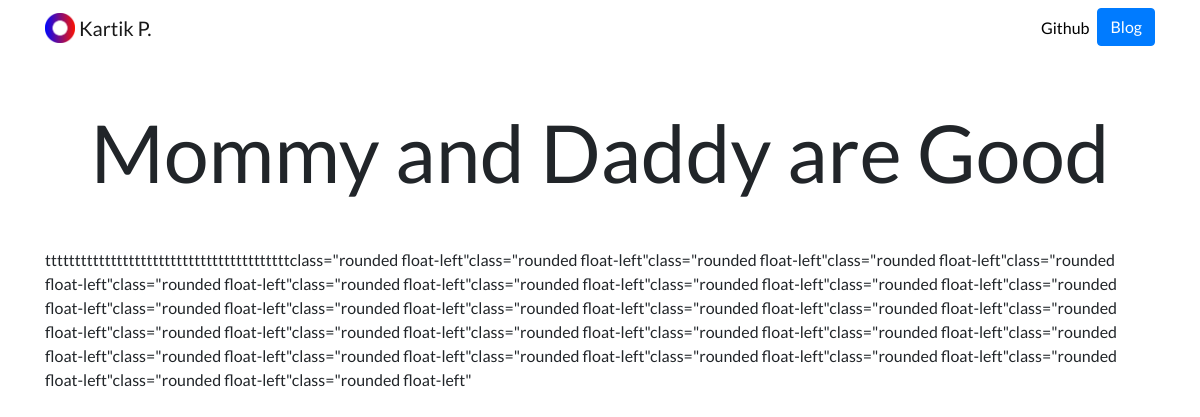
Page /blogs/3/ on the committed database.
### blog/models.py (models this page shows, shortened)
class Blogs(models.Model):
    title = models.CharField(max_length=100)
    description = models.CharField(max_length=25)
    text = models.TextField()
    TimeModified = models.DateField(auto_now=True, auto_now_add=False)
    TimeCreated = models.DateField(auto_now=False, auto_now_add=True)

### blog/views.py (the view)
# urls.py: path('<int:blog_id>/', views.detail, name='detail'),
def detail(request, blog_id):
    blog = get_object_or_404(Blogs, pk=blog_id)
    return render(request, 'blog/detail.html', {'blog': blog})

### blog/templates/blog/detail.html (shortened to what this page needs)
{% extends "port/base.html" %}
{% load static %}
{% block content %}
<h1 class="text-center mt-5" id="blogdetailtitle">{{ blog.title }}</h1>
{{ blog.text|safe }}
{% endblock %}

### port/templates/port/base.html (shortened to what this page needs)
{% load static %}
<!doctype html>
<html lang="en">
<head>
  <link rel="stylesheet" href="https://stackpath.bootstrapcdn.com/bootstrap/4.4.1/css/bootstrap.min.css">
  <link rel="stylesheet" href="{% static 'portfolio/custom.css' %}">
</head>
<body>
  <nav id="topNav" class="navbar navbar-expand-md navbar-light">
    <div class="container">
      <a class="navbar-brand" href="{% url 'home' %}">
        <img src="{% static 'port/Logo.png' %}" width="30" height="30" class="d-inline-block align-top" alt="MyLogo">
        <span>Kartik P.</span>
      </a>
      <div class="collapse navbar-collapse text-center" id="navbarNav">
        <ul class="navbar-nav ml-auto">
          <li class="nav-item">
            <a class="nav-link" href="https://github.com/KartikPulipati" target="_blank">Github</a>
          </li>
          <li>
            <a role="button" href="{% url 'blog:all_blogs' %}" class="btn btn-primary">Blog</a>
          </li>
        </ul>
      </div>
    </div>
  </nav>
  <div class="container">
    {% block content %}{% endblock %}
  </div>
</body>
</html>

### port/static/port/custom.css (style rules this page uses)
.navbar-nav .nav-link { color: rgba(0,0,0,1) !important; }
body { font-family: 'Lato', sans-serif; }
@media (min-width: 992px) { #blogdetailtitle { font-size: 5rem; } }

### rows in the picture
Blogs: title "Mommy and Daddy are Good", text "tttttttttttttttttttttttttttttttttttttttttclass=\"rounded float-left\"class=\"rounded float-left\"class=\"rounded float-left\"class=\"rounded float-left\"class=\"rounded float-left\"class=\"rounded float-left\"class=\"rounded float-left\"class=\"rounded float-left\"class=\"rounded float-left\"class=\"rounded float-left\"class=\"rounded float-left\"class=\"rounded float-left\"class=\"rounded float-left\"class=\"rounded float-left\"class=\"rounded float-left\"class=\"rounded float-left\"class=\"rounded float-left\"class=\"rounded float-left\"class=\"rounded float-left\"class=\"rounded float-left\"class=\"rounded float-left\"class=\"rounded float-left\"class=\"rounded float-left\"class=\"rounded float-left\"class=\"rounded…"
